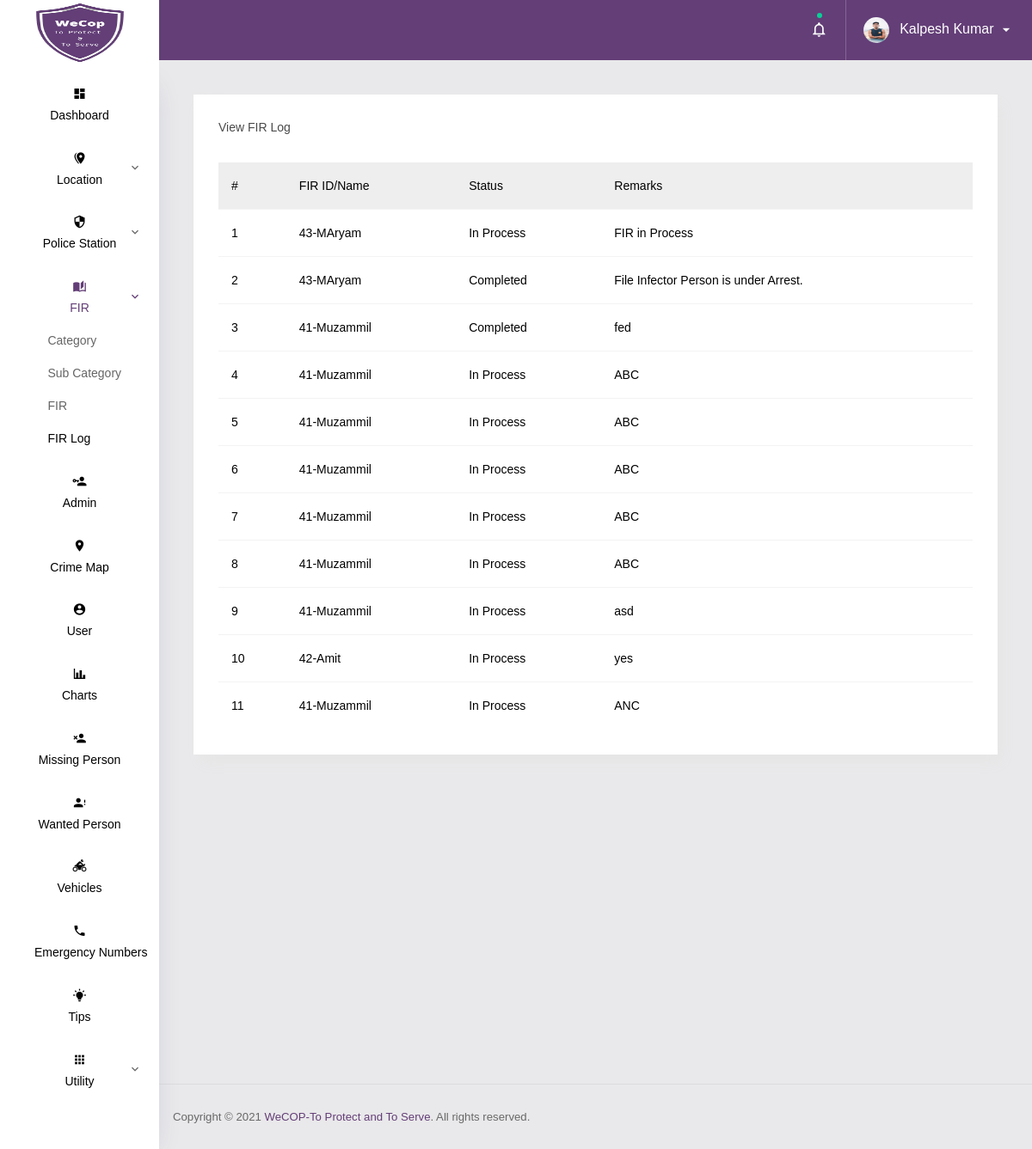
Page /admin/viewFIRlog.php (signed in) on the committed database.
### tables this page shows
CREATE TABLE `fir_log` (
  `log_id` int(11) NOT NULL,
  `fir_id` int(11) NOT NULL,
  `status` varchar(50) NOT NULL,
  `remark` varchar(200) NOT NULL,
  `logdatetime` datetime DEFAULT current_timestamp()
);

CREATE TABLE `tbl_fir` (
  `fir_id` int(11) NOT NULL,
  `subcat_id` int(11) NOT NULL,
  `cname` text NOT NULL,
  `contact` text NOT NULL,
  `email` text NOT NULL,
  `user_id` int(11) DEFAULT NULL,
  `title` text NOT NULL,
  `description` text NOT NULL,
  `scrimedate` date DEFAULT NULL,
  `scrimetime` time DEFAULT NULL,
  `ecrimedate` date DEFAULT NULL,
  `ecrimetime` time DEFAULT NULL,
  `fir_type` text NOT NULL,
  `ismissing` varchar(3) DEFAULT NULL,
  `firdate` date DEFAULT NULL,
  `firtime` time DEFAULT NULL,
  `address` text NOT NULL,
  `landmark` text NOT NULL,
  `pincode` int(6) NOT NULL,
  `policestation_id` int(11) DEFAULT NULL,
  `latitude` text DEFAULT NULL,
  `longtitude` text DEFAULT NULL,
  `status` varchar(50) DEFAULT 'Pending',
  `act` text DEFAULT NULL,
  `p_userid` int(11) DEFAULT NULL,
  `imageurl1` text DEFAULT NULL,
  `imageurl2` text DEFAULT NULL,
  `added_datetime` datetime NOT NULL DEFAULT current_timestamp()
);

### admin/viewFIRlog.php (the view, shortened to what this page needs)
<?php include 'connection.php';?>
<!DOCTYPE html>
<html lang="en">
<head>
  <link rel="stylesheet" href="css/materialdesignicons.min.css">
  <link rel="stylesheet" href="css/vendor.bundle.base.css">
  <link rel="stylesheet" href="css/vendor.bundle.addons.css">
  <link rel="stylesheet" href="css/style.css">
</head>
<body class="sidebar-mini">
  <div class="container-scroller">
    <?php include 'header.php'; ?>
    <div class="container-fluid page-body-wrapper">
      <?php include 'navbar.php'; ?>
      <div class="main-panel">
        <div class="content-wrapper">
          <div class="card">
            <div class="card-body">
             <div class="row">
              <div class="col-6">
              <h4 class="card-title">View FIR Log</h4>
              </div>
             </div>
              <div class="row">
                <div class="col-12">
                  <div class="table-responsive">
                    <table id="order-listing" class="table">
                       <thead>
                        <tr>
                            <th>#</th>
                            <th>FIR ID/Name</th>
                            <th>Status</th>
                            <th>Remarks</th>
                        </tr>
                      </thead>
                      <tbody>
                        <?php
                        $count=1;
                        $result=mysqli_query($conn,"select l.*,f.cname from fir_log as l left join tbl_fir as f on l.fir_id=f.fir_id");
                        while($row=mysqli_fetch_assoc($result))
                        {
                        ?>
                        <tr>
                          <td><?php echo $count;$count++; ?></td>
                          <td><?php echo $row["fir_id"]; ?>-<?php echo $row["cname"]; ?></td>
                          <td><?php echo $row["status"]; ?></td>
                          <td><?php echo $row["remark"]; ?></td>
                        </tr>
                        <?php
                        }
                        ?>
                      </tbody>
                    </table>
                  </div>
                </div>
              </div>
            </div>
          </div>
        </div>
        <?php include'footer.php';?>
      </div>
    </div>
  </div>
</body>
</html>

### rows in the picture
fir_log: fir "43", fir.cname "MAryam", status "In Process", remark "FIR in Process"
fir_log: fir "43", fir.cname "MAryam", status "Completed", remark "File Infector Person is under Arrest."
fir_log: fir "41", fir.cname "Muzammil", status "Completed", remark "fed"
fir_log: fir "41", fir.cname "Muzammil", status "In Process", remark "ABC"
fir_log: fir "41", fir.cname "Muzammil", status "In Process", remark "ABC"
fir_log: fir "41", fir.cname "Muzammil", status "In Process", remark "ABC"
fir_log: fir "41", fir.cname "Muzammil", status "In Process", remark "ABC"
fir_log: fir "41", fir.cname "Muzammil", status "In Process", remark "ABC"
fir_log: fir "41", fir.cname "Muzammil", status "In Process", remark "asd"
fir_log: fir "42", fir.cname "Amit", status "In Process", remark "yes"
fir_log: fir "41", fir.cname "Muzammil", status "In Process", remark "ANC"

### other values in the picture
$_SESSION["name"] "Kalpesh Kumar"
